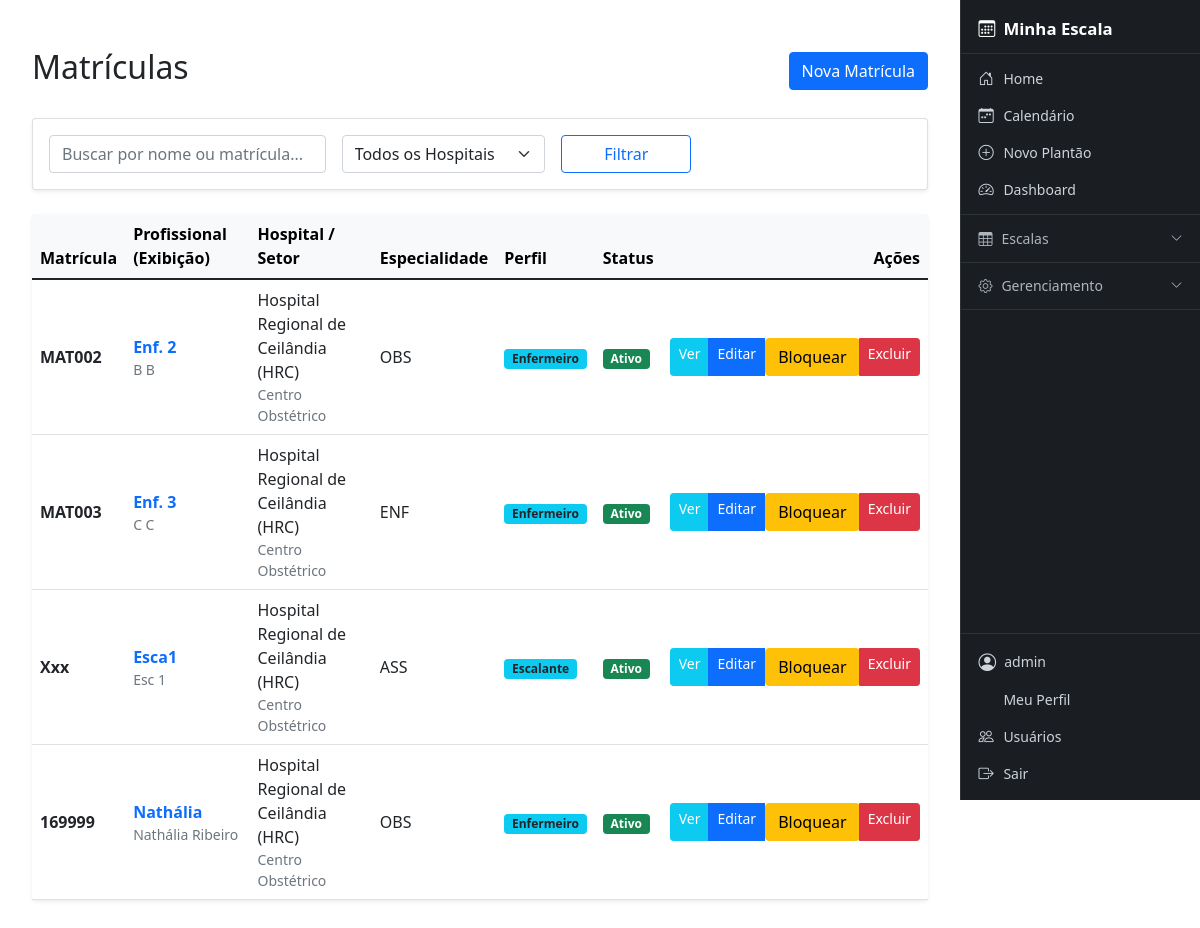
The app's page /matriculas/ (signed in), older data.
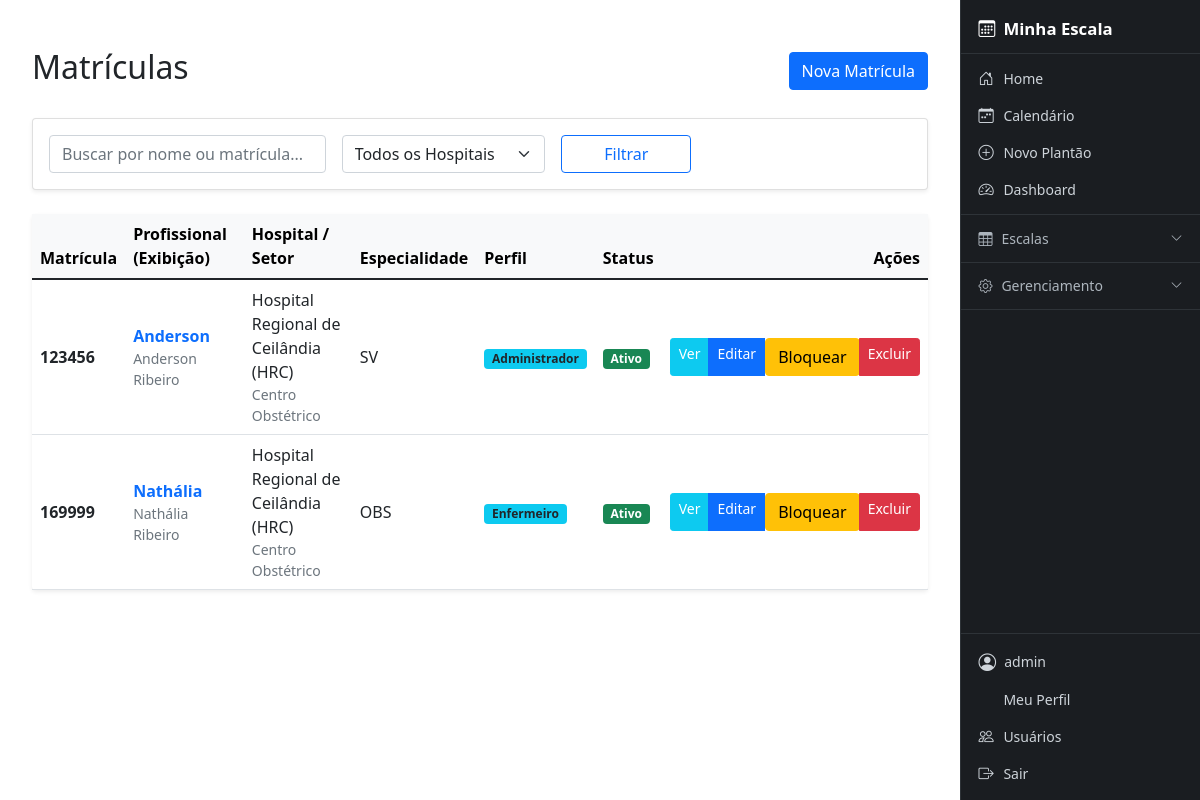
The same page, newer data.
### cal/models.py (models this page shows, shortened)
class Matricula(models.Model):
    user = models.OneToOneField(
        User,
        on_delete=models.CASCADE,
        related_name="matricula",
        null=True,
        blank=True
    )
    perfil = models.ForeignKey(PerfilUsuario, on_delete=models.SET_NULL, null=True, blank=True, related_name='matriculas_vinculadas')
    nome_completo = models.CharField(max_length=200)
    nome_exibicao = models.CharField(max_length=50, verbose_name="Nome de Exibição", default="")
    matricula = models.CharField(max_length=30, unique=True)
    coren = models.CharField(max_length=30, blank=True, null=True)
    hospital = models.ForeignKey(
        Hospital,
        on_delete=models.PROTECT,
        related_name="profissionais"
    )
    setor = models.ForeignKey(
        Setor,
        on_delete=models.PROTECT,
        related_name="profissionais",
        null=True,
        blank=True
    )
    especialidade = models.ForeignKey(
        Especialidade,
        on_delete=models.SET_NULL,
        related_name="profissionais",
        null=True,
        blank=True
    )
    carga_horaria_semanal = models.PositiveIntegerField(default=40)
    ativo = models.BooleanField(default=True)
    class Meta:
        ordering = ["nome_exibicao"]

class Especialidade(models.Model):
    nome = models.CharField(max_length=100, verbose_name="Especialidade")
    class Meta:
        verbose_name = "Especialidade"
        verbose_name_plural = "Especialidades"

class PerfilUsuario(models.Model):
    TIPO_USUARIO_CHOICES = [
        ('ADMIN', 'Administrador'),
        ('ESCALANTE', 'Escalante'),
        ('ENFERMEIRO', 'Enfermeiro'),
    ]
    user = models.OneToOneField(User, on_delete=models.CASCADE, related_name='cal_perfil')
    tipo = models.CharField(max_length=20, choices=TIPO_USUARIO_CHOICES, default='ENFERMEIRO')

### core/models.py (models this page shows, shortened)
class Hospital(models.Model):
    nome = models.CharField(max_length=150, unique=True)
    sigla = models.CharField(max_length=20, blank=True, null=True)

class Setor(models.Model):
    nome = models.CharField(max_length=100)
    hospital = models.ForeignKey(
        Hospital,
        on_delete=models.CASCADE,
        related_name="setores"
    )
    class Meta:
        unique_together = ("nome", "hospital")

### cal/views/matricula_views.py (the view)
# urls.py: path('matriculas/', matricula_views.matricula_list, name='matricula_list'),
@login_required
def matricula_list(request):
    exige_escalante_ou_admin(request.user)
    matriculas = _matriculas_visiveis(request.user).order_by('nome_exibicao')
    search = request.GET.get('search')
    hospital_id = request.GET.get('hospital')
    if search:
        matriculas = matriculas.filter(
            Q(matricula__icontains=search) |
            Q(nome_exibicao__icontains=search) |
            Q(nome_completo__icontains=search)
        )
    if hospital_id and is_admin(request.user):
        matriculas = matriculas.filter(hospital_id=hospital_id)
    hospitais = Hospital.objects.all() if is_admin(request.user) else Hospital.objects.none()
    paginator = Paginator(matriculas, 10)
    page_obj = paginator.get_page(request.GET.get('page'))
    return render(request, 'cal/matricula/list.html', {
        'page_obj': page_obj,
        'hospitais': hospitais,
        'search': search or '',
        'selected_hospital': hospital_id,
        'total_count': matriculas.count(),
    })

### cal/permissions.py (called while the page is built)
def get_perfil(user):
    return getattr(user, 'cal_perfil', None)

def is_admin(user):
    perfil = get_perfil(user)
    return user.is_staff or (perfil is not None and perfil.tipo == 'ADMIN')

def is_escalante_ou_admin(user):
    return is_admin(user) or is_escalante(user)

def exige_escalante_ou_admin(user):
    if not is_escalante_ou_admin(user):
        raise PermissionDenied

### cal/views/matricula_views.py (called while the page is built, shortened)
def _matriculas_visiveis(user):
    if is_admin(user):
        return Matricula.objects.all().select_related('user', 'perfil', 'hospital', 'setor')

### templates/cal/matricula/list.html (shortened to what the changed rows need)
{% extends 'base.html' %}
{% block content %}
<div class="container mt-4">
    <div class="d-flex justify-content-between align-items-center mb-4">
        <h2>Matrículas</h2>
    </div>
    <div class="card shadow-sm border-0">
        <div class="table-responsive">
            <table class="table table-hover align-middle mb-0">
                <thead class="table-light">
                    <tr>
                        <th>Matrícula</th>
                        <th>Profissional (Exibição)</th>
                        <th>Hospital / Setor</th>
                        <th>Especialidade</th>
                        <th>Perfil</th>
                        <th>Status</th>
                        <th class="text-end">Ações</th>
                    </tr>
                </thead>
                <tbody>
                    {% for m in page_obj %}
                    <tr>
                        <td><span class="fw-bold">{{ m.matricula }}</span></td>
                        <td>
                            <div class="fw-bold text-primary">{{ m.nome_exibicao }}</div>
                            <div class="small text-muted">{{ m.nome_completo }}</div>
                        </td>
                        <td>
                            <div>{{ m.hospital.nome }} ({{ m.hospital.sigla }})</div>
                            <div class="small text-muted">{{ m.setor.nome }}</div>
                        </td>
                        <td>
                            {% if m.especialidade %}
                                {{ m.especialidade.nome }}
                            {% else %}
                                <span class="text-muted small">Não informada</span>
                            {% endif %}
                        </td>
                        <td>
                            {% if m.perfil %}
                                <span class="badge bg-info text-dark">{{ m.perfil.get_tipo_display }}</span>
                            {% else %}
                                <span class="badge bg-secondary">Sem Perfil</span>
                            {% endif %}
                        </td>
                        <td>
                            {% if m.ativo %}
                                <span class="badge bg-success">Ativo</span>
                            {% else %}
                                <span class="badge bg-danger">Inativo</span>
                            {% endif %}
                        </td>
                        <td class="text-end">
                            <div class="btn-group btn-group-sm">
                                <a href="{% url 'cal:matricula_detail' m.pk %}" class="btn btn-info text-white" title="Ver Detalhes">Ver</a>
                                <a href="{% url 'cal:matricula_update' m.pk %}" class="btn btn-primary" title="Editar">Editar</a>
                                <form action="{% url 'cal:matricula_toggle_status' m.pk %}" method="post" style="display:inline;">
                                    <button type="submit" class="btn {% if m.ativo %}btn-warning{% else %}btn-success{% endif %}" title="{% if m.ativo %}Desativar{% else %}Ativar{% endif %}">
                                        {% if m.ativo %}Bloquear{% else %}Liberar{% endif %}
                                    </button>
                                </form>
                                <a href="{% url 'cal:matricula_delete' m.pk %}" class="btn btn-danger" title="Excluir">Excluir</a>
                            </div>
                        </td>
                    </tr>
                    {% empty %}
                    <tr>
                        <td colspan="7" class="text-center py-4 text-muted">Nenhuma matrícula encontrada.</td>
                    </tr>
                    {% endfor %}
                </tbody>
            </table>
        </div>
    </div>
</div>
{% endblock %}

Row changes from the older to the newer data that the page shows:
removed Matricula: matricula "MAT002", nome_exibicao "Enf. 2", nome_completo "B B", hospital.nome "Hospital Regional de Ceilândia", hospital.sigla "HRC", setor.nome "Centro Obstétrico", especialidade.nome "OBS", perfil.tipo "Enfermeiro", ativo "Ativo"
removed Matricula: matricula "MAT003", nome_exibicao "Enf. 3", nome_completo "C C", hospital.nome "Hospital Regional de Ceilândia", hospital.sigla "HRC", setor.nome "Centro Obstétrico", especialidade.nome "ENF", perfil.tipo "Enfermeiro", ativo "Ativo"
removed Matricula: matricula "Xxx", nome_exibicao "Esca1", nome_completo "Esc 1", hospital.nome "Hospital Regional de Ceilândia", hospital.sigla "HRC", setor.nome "Centro Obstétrico", especialidade.nome "ASS", perfil.tipo "Escalante", ativo "Ativo"
added Matricula: matricula "123456", nome_exibicao "Anderson", nome_completo "Anderson Ribeiro", hospital.nome "Hospital Regional de Ceilândia", hospital.sigla "HRC", setor.nome "Centro Obstétrico", especialidade.nome "SV", perfil.tipo "Administrador", ativo "Ativo"
